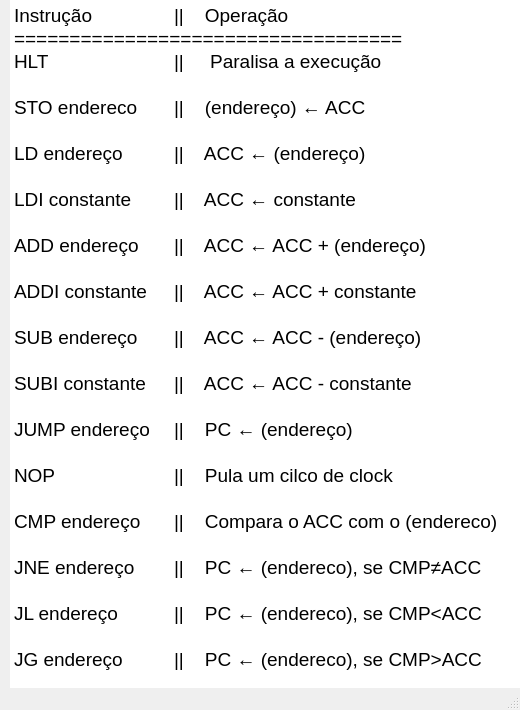
<?xml version="1.0" encoding="UTF-8"?>
<ui version="4.0">
 <class>MainWindow</class>
 <widget class="QMainWindow" name="MainWindow">
  <property name="geometry">
   <rect>
    <x>0</x>
    <y>0</y>
    <width>520</width>
    <height>710</height>
   </rect>
  </property>
  <property name="sizePolicy">
   <sizepolicy hsizetype="Preferred" vsizetype="Preferred">
    <horstretch>0</horstretch>
    <verstretch>0</verstretch>
   </sizepolicy>
  </property>
  <property name="maximumSize">
   <size>
    <width>520</width>
    <height>710</height>
   </size>
  </property>
  <property name="windowTitle">
   <string>Consulta</string>
  </property>
  <widget class="QWidget" name="centralwidget">
   <widget class="QTextBrowser" name="textBrowser">
    <property name="geometry">
     <rect>
      <x>10</x>
      <y>0</y>
      <width>511</width>
      <height>700</height>
     </rect>
    </property>
    <property name="sizePolicy">
     <sizepolicy hsizetype="Expanding" vsizetype="Expanding">
      <horstretch>0</horstretch>
      <verstretch>0</verstretch>
     </sizepolicy>
    </property>
    <property name="maximumSize">
     <size>
      <width>520</width>
      <height>700</height>
     </size>
    </property>
    <property name="frameShape">
     <enum>QFrame::NoFrame</enum>
    </property>
    <property name="verticalScrollBarPolicy">
     <enum>Qt::ScrollBarAsNeeded</enum>
    </property>
    <property name="sizeAdjustPolicy">
     <enum>QAbstractScrollArea::AdjustToContents</enum>
    </property>
    <property name="lineWrapMode">
     <enum>QTextEdit::NoWrap</enum>
    </property>
    <property name="html">
     <string>&lt;!DOCTYPE HTML PUBLIC &quot;-//W3C//DTD HTML 4.0//EN&quot; &quot;http://www.w3.org/TR/REC-html40/strict.dtd&quot;&gt;
&lt;html&gt;&lt;head&gt;&lt;meta name=&quot;qrichtext&quot; content=&quot;1&quot; /&gt;&lt;style type=&quot;text/css&quot;&gt;
p, li { white-space: pre-wrap; }
&lt;/style&gt;&lt;/head&gt;&lt;body style=&quot; font-family:'MS Shell Dlg 2'; font-size:8.25pt; font-weight:400; font-style:normal;&quot;&gt;
&lt;p style=&quot; margin-top:0px; margin-bottom:0px; margin-left:0px; margin-right:0px; -qt-block-indent:0; text-indent:0px;&quot;&gt;&lt;span style=&quot; font-size:14pt;&quot;&gt;Instrução		||    Operação                        &lt;/span&gt;&lt;/p&gt;
&lt;p style=&quot; margin-top:0px; margin-bottom:0px; margin-left:0px; margin-right:0px; -qt-block-indent:0; text-indent:0px;&quot;&gt;&lt;span style=&quot; font-size:14pt;&quot;&gt;===================================&lt;/span&gt;&lt;/p&gt;
&lt;p style=&quot; margin-top:0px; margin-bottom:0px; margin-left:0px; margin-right:0px; -qt-block-indent:0; text-indent:0px;&quot;&gt;&lt;span style=&quot; font-size:14pt;&quot;&gt;HLT		||     Paralisa a execução&lt;/span&gt;&lt;/p&gt;
&lt;p style=&quot;-qt-paragraph-type:empty; margin-top:0px; margin-bottom:0px; margin-left:0px; margin-right:0px; -qt-block-indent:0; text-indent:0px; font-size:14pt;&quot;&gt;&lt;br /&gt;&lt;/p&gt;
&lt;p style=&quot; margin-top:0px; margin-bottom:0px; margin-left:0px; margin-right:0px; -qt-block-indent:0; text-indent:0px;&quot;&gt;&lt;span style=&quot; font-size:14pt;&quot;&gt;STO endereco   	||    (endereço) ← ACC&lt;/span&gt;&lt;/p&gt;
&lt;p style=&quot;-qt-paragraph-type:empty; margin-top:0px; margin-bottom:0px; margin-left:0px; margin-right:0px; -qt-block-indent:0; text-indent:0px; font-size:14pt;&quot;&gt;&lt;br /&gt;&lt;/p&gt;
&lt;p style=&quot; margin-top:0px; margin-bottom:0px; margin-left:0px; margin-right:0px; -qt-block-indent:0; text-indent:0px;&quot;&gt;&lt;span style=&quot; font-size:14pt;&quot;&gt;LD endereço	||    ACC ← (endereço)&lt;/span&gt;&lt;/p&gt;
&lt;p style=&quot;-qt-paragraph-type:empty; margin-top:0px; margin-bottom:0px; margin-left:0px; margin-right:0px; -qt-block-indent:0; text-indent:0px; font-size:14pt;&quot;&gt;&lt;br /&gt;&lt;/p&gt;
&lt;p style=&quot; margin-top:0px; margin-bottom:0px; margin-left:0px; margin-right:0px; -qt-block-indent:0; text-indent:0px;&quot;&gt;&lt;span style=&quot; font-size:14pt;&quot;&gt;LDI constante	||    ACC ← constante&lt;/span&gt;&lt;/p&gt;
&lt;p style=&quot;-qt-paragraph-type:empty; margin-top:0px; margin-bottom:0px; margin-left:0px; margin-right:0px; -qt-block-indent:0; text-indent:0px; font-size:14pt;&quot;&gt;&lt;br /&gt;&lt;/p&gt;
&lt;p style=&quot; margin-top:0px; margin-bottom:0px; margin-left:0px; margin-right:0px; -qt-block-indent:0; text-indent:0px;&quot;&gt;&lt;span style=&quot; font-size:14pt;&quot;&gt;ADD endereço    	||    ACC ← ACC + (endereço)&lt;/span&gt;&lt;/p&gt;
&lt;p style=&quot;-qt-paragraph-type:empty; margin-top:0px; margin-bottom:0px; margin-left:0px; margin-right:0px; -qt-block-indent:0; text-indent:0px; font-size:14pt;&quot;&gt;&lt;br /&gt;&lt;/p&gt;
&lt;p style=&quot; margin-top:0px; margin-bottom:0px; margin-left:0px; margin-right:0px; -qt-block-indent:0; text-indent:0px;&quot;&gt;&lt;span style=&quot; font-size:14pt;&quot;&gt;ADDI constante	||    ACC ← ACC + constante&lt;/span&gt;&lt;/p&gt;
&lt;p style=&quot;-qt-paragraph-type:empty; margin-top:0px; margin-bottom:0px; margin-left:0px; margin-right:0px; -qt-block-indent:0; text-indent:0px; font-size:14pt;&quot;&gt;&lt;br /&gt;&lt;/p&gt;
&lt;p style=&quot; margin-top:0px; margin-bottom:0px; margin-left:0px; margin-right:0px; -qt-block-indent:0; text-indent:0px;&quot;&gt;&lt;span style=&quot; font-size:14pt;&quot;&gt;SUB endereço    	||    ACC ← ACC - (endereço)&lt;/span&gt;&lt;/p&gt;
&lt;p style=&quot;-qt-paragraph-type:empty; margin-top:0px; margin-bottom:0px; margin-left:0px; margin-right:0px; -qt-block-indent:0; text-indent:0px; font-size:14pt;&quot;&gt;&lt;br /&gt;&lt;/p&gt;
&lt;p style=&quot; margin-top:0px; margin-bottom:0px; margin-left:0px; margin-right:0px; -qt-block-indent:0; text-indent:0px;&quot;&gt;&lt;span style=&quot; font-size:14pt;&quot;&gt;SUBI constante  	||    ACC ← ACC - constante&lt;/span&gt;&lt;/p&gt;
&lt;p style=&quot;-qt-paragraph-type:empty; margin-top:0px; margin-bottom:0px; margin-left:0px; margin-right:0px; -qt-block-indent:0; text-indent:0px; font-size:14pt;&quot;&gt;&lt;br /&gt;&lt;/p&gt;
&lt;p style=&quot; margin-top:0px; margin-bottom:0px; margin-left:0px; margin-right:0px; -qt-block-indent:0; text-indent:0px;&quot;&gt;&lt;span style=&quot; font-size:14pt;&quot;&gt;JUMP endereço	||    PC ← (endereço)&lt;/span&gt;&lt;/p&gt;
&lt;p style=&quot;-qt-paragraph-type:empty; margin-top:0px; margin-bottom:0px; margin-left:0px; margin-right:0px; -qt-block-indent:0; text-indent:0px; font-size:14pt;&quot;&gt;&lt;br /&gt;&lt;/p&gt;
&lt;p style=&quot; margin-top:0px; margin-bottom:0px; margin-left:0px; margin-right:0px; -qt-block-indent:0; text-indent:0px;&quot;&gt;&lt;span style=&quot; font-size:14pt;&quot;&gt;NOP             	||    Pula um cilco de clock&lt;/span&gt;&lt;/p&gt;
&lt;p style=&quot;-qt-paragraph-type:empty; margin-top:0px; margin-bottom:0px; margin-left:0px; margin-right:0px; -qt-block-indent:0; text-indent:0px; font-size:14pt;&quot;&gt;&lt;br /&gt;&lt;/p&gt;
&lt;p style=&quot; margin-top:0px; margin-bottom:0px; margin-left:0px; margin-right:0px; -qt-block-indent:0; text-indent:0px;&quot;&gt;&lt;span style=&quot; font-size:14pt;&quot;&gt;CMP endereço    	||    Compara o ACC com o (endereco)&lt;/span&gt;&lt;/p&gt;
&lt;p style=&quot;-qt-paragraph-type:empty; margin-top:0px; margin-bottom:0px; margin-left:0px; margin-right:0px; -qt-block-indent:0; text-indent:0px; font-size:14pt;&quot;&gt;&lt;br /&gt;&lt;/p&gt;
&lt;p style=&quot; margin-top:0px; margin-bottom:0px; margin-left:0px; margin-right:0px; -qt-block-indent:0; text-indent:0px;&quot;&gt;&lt;span style=&quot; font-size:14pt;&quot;&gt;JNE endereço	||    PC ← (endereco), se CMP≠ACC&lt;/span&gt;&lt;/p&gt;
&lt;p style=&quot;-qt-paragraph-type:empty; margin-top:0px; margin-bottom:0px; margin-left:0px; margin-right:0px; -qt-block-indent:0; text-indent:0px; font-size:14pt;&quot;&gt;&lt;br /&gt;&lt;/p&gt;
&lt;p style=&quot; margin-top:0px; margin-bottom:0px; margin-left:0px; margin-right:0px; -qt-block-indent:0; text-indent:0px;&quot;&gt;&lt;span style=&quot; font-size:14pt;&quot;&gt;JL endereço	||    PC ← (endereco), se CMP&amp;lt;ACC&lt;/span&gt;&lt;/p&gt;
&lt;p style=&quot;-qt-paragraph-type:empty; margin-top:0px; margin-bottom:0px; margin-left:0px; margin-right:0px; -qt-block-indent:0; text-indent:0px; font-size:14pt;&quot;&gt;&lt;br /&gt;&lt;/p&gt;
&lt;p style=&quot; margin-top:0px; margin-bottom:0px; margin-left:0px; margin-right:0px; -qt-block-indent:0; text-indent:0px;&quot;&gt;&lt;span style=&quot; font-size:14pt;&quot;&gt;JG endereço	||    PC ← (endereco), se CMP&amp;gt;ACC&lt;/span&gt;&lt;/p&gt;
&lt;p style=&quot;-qt-paragraph-type:empty; margin-top:0px; margin-bottom:0px; margin-left:0px; margin-right:0px; -qt-block-indent:0; text-indent:0px; font-size:14pt;&quot;&gt;&lt;br /&gt;&lt;/p&gt;&lt;/body&gt;&lt;/html&gt;</string>
    </property>
   </widget>
  </widget>
  <widget class="QMenuBar" name="menubar">
   <property name="geometry">
    <rect>
     <x>0</x>
     <y>0</y>
     <width>520</width>
     <height>21</height>
    </rect>
   </property>
  </widget>
  <widget class="QStatusBar" name="statusbar"/>
 </widget>
 <resources/>
 <connections/>
</ui>
